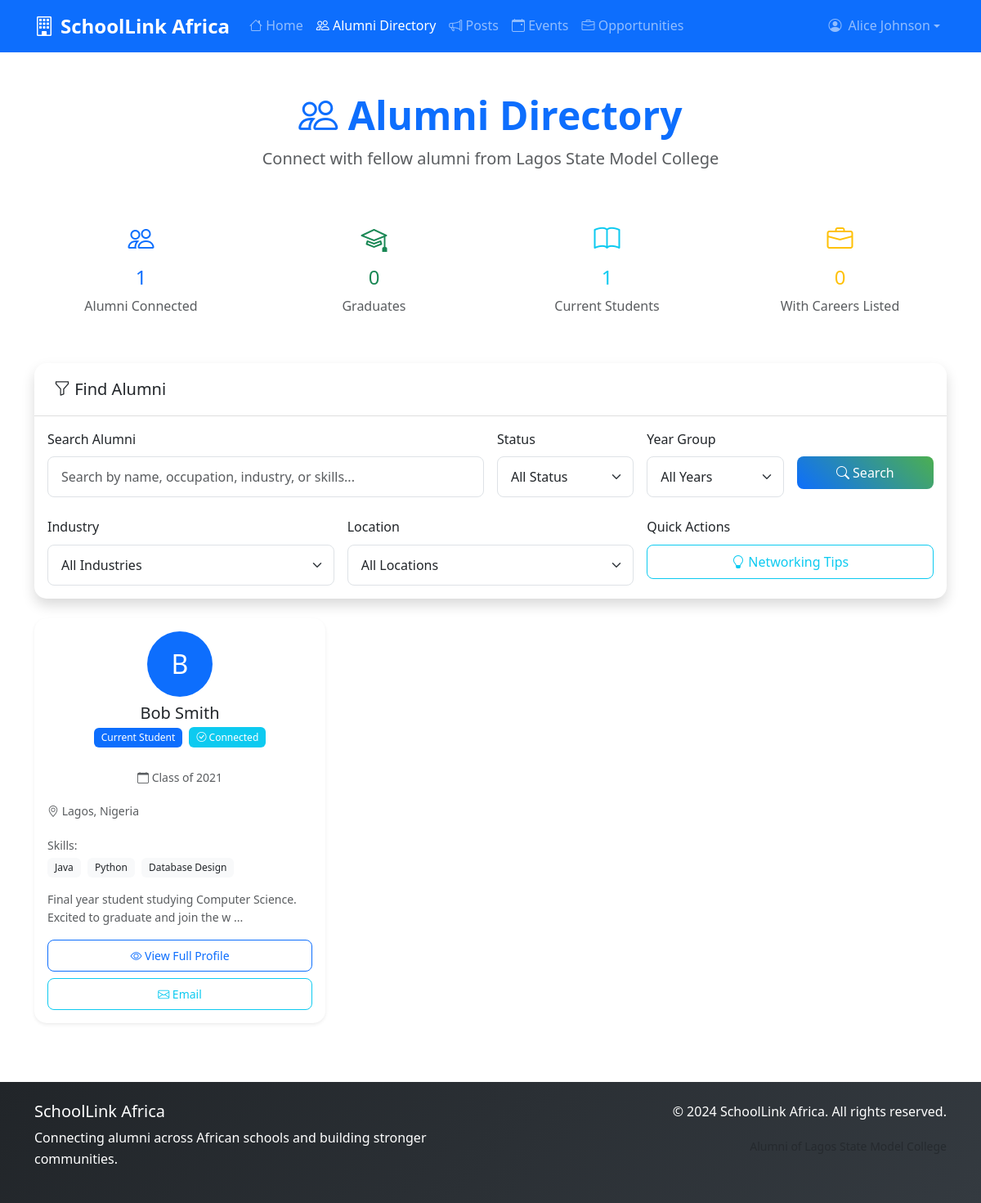
The page /user/directory.php (signed in) on the database its author committed.
### tables this page shows
CREATE TABLE users (
    id INT AUTO_INCREMENT PRIMARY KEY,
    name VARCHAR(100) NOT NULL,
    email VARCHAR(100) UNIQUE NOT NULL,
    password VARCHAR(255) NOT NULL,
    role ENUM('super_admin', 'school_admin', 'student') NOT NULL DEFAULT 'student',
    school_id INT NULL,
    year_group VARCHAR(20) NULL,
    graduation_year VARCHAR(4) NULL,
    status ENUM('Graduated', 'Left', 'Current Student') NULL,
    student_id VARCHAR(50) NULL,
    current_occupation VARCHAR(200) NULL,
    industry VARCHAR(100) NULL,
    location VARCHAR(100) NULL,
    bio TEXT NULL,
    linkedin_profile VARCHAR(255) NULL,
    website VARCHAR(255) NULL,
    phone VARCHAR(20) NULL,
    skills TEXT NULL,
    interests TEXT NULL,
    approved BOOLEAN DEFAULT FALSE,
    profile_photo VARCHAR(255) NULL,
    reset_token VARCHAR(64) NULL,
    reset_token_expires DATETIME NULL,
    created_at TIMESTAMP DEFAULT CURRENT_TIMESTAMP,
    updated_at TIMESTAMP DEFAULT CURRENT_TIMESTAMP ON UPDATE CURRENT_TIMESTAMP,
    INDEX idx_email (email),
    INDEX idx_school_id (school_id),
    INDEX idx_role (role),
    INDEX idx_approved (approved)
);

CREATE TABLE schools (
    id INT AUTO_INCREMENT PRIMARY KEY,
    name VARCHAR(200) NOT NULL,
    location VARCHAR(200) NOT NULL,
    logo VARCHAR(255) NULL,
    contact_email VARCHAR(100) NOT NULL,
    website VARCHAR(255) NULL,
    description TEXT NULL,
    approved BOOLEAN DEFAULT FALSE,
    status ENUM('active', 'suspended') DEFAULT 'active',
    created_at TIMESTAMP DEFAULT CURRENT_TIMESTAMP,
    updated_at TIMESTAMP DEFAULT CURRENT_TIMESTAMP ON UPDATE CURRENT_TIMESTAMP,
    INDEX idx_approved (approved),
    INDEX idx_status (status)
);

### user/directory.php (the view, shortened to what the rows shown need)
<?php
require_once '../includes/auth.php';
require_once '../includes/functions.php';
$user = getCurrentUser();
$db = getDB();
$school = getSchoolInfo($user['school_id']);
$status_filter = $_GET['status'] ?? '';
$year_filter = $_GET['year'] ?? '';
$search_query = $_GET['search'] ?? '';
$members = [];
if ($db) {
    try {
        $where_conditions = ["u.school_id = ?", "u.approved = 1", "u.role = 'student'", "u.id != ?"];
        $params = [$user['school_id'], $user['id']];
        $where_clause = implode(" AND ", $where_conditions);
        $page = max(1, intval($_GET['page'] ?? 1));
        $per_page = 12;
        $offset = ($page - 1) * $per_page;
        $sql = "
            SELECT u.id, u.name, u.email, u.profile_photo, u.year_group, u.status,
                   u.current_occupation, u.industry, u.location, u.bio, u.linkedin_profile,
                   u.skills, u.interests, DATE(u.created_at) as join_date,
                   COALESCE(c1.status, c2.status) as connection_status,
                   CASE
                       WHEN c1.user_id = ? THEN 'outgoing'
                       WHEN c2.user_id = u.id THEN 'incoming'
                       ELSE NULL
                   END as connection_direction
            FROM users u
            LEFT JOIN connections c1 ON (c1.user_id = ? AND c1.connected_user_id = u.id)
            LEFT JOIN connections c2 ON (c2.user_id = u.id AND c2.connected_user_id = ?)
            WHERE $where_clause
            ORDER BY u.name ASC
            LIMIT $per_page OFFSET $offset
        ";
        $stmt = $db->prepare($sql);
        $stmt->execute(array_merge([$user['id'], $user['id'], $user['id']], $params));
        $members = $stmt->fetchAll();
    } catch (PDOException $e) {
        error_log("Members fetch error: " . $e->getMessage());
    }
}
?>
<!DOCTYPE html>
<html lang="en">
<head>
    <link href="https://cdn.jsdelivr.net/npm/bootstrap@5.3.0/dist/css/bootstrap.min.css" rel="stylesheet">
    <link href="https://cdn.jsdelivr.net/npm/bootstrap-icons@1.10.0/font/bootstrap-icons.css" rel="stylesheet">
    <link href="../assets/css/style.css" rel="stylesheet">
</head>
<body>
    <nav class="navbar navbar-expand-lg navbar-dark bg-primary">
        <div class="container">
            <div class="collapse navbar-collapse" id="navbarNav">
                <ul class="navbar-nav">
                    <li class="nav-item dropdown">
                        <a class="nav-link dropdown-toggle d-flex align-items-center" href="#"
                           id="navbarDropdown" role="button" data-bs-toggle="dropdown">
                            <?php if (!empty($user['profile_photo'])): ?>
                                <img src="../uploads/profiles/<?php echo htmlspecialchars($user['profile_photo']); ?>"
                                     alt="Profile" class="rounded-circle me-2"
                                     style="width: 30px; height: 30px; object-fit: cover;">
                            <?php else: ?>
                                <i class="bi bi-person-circle me-2"></i>
                            <?php endif; ?>
                            <?php echo htmlspecialchars($user['name']); ?>
                        </a>
                    </li>
                </ul>
            </div>
        </div>
    </nav>
    <div class="container my-5">
        <div class="row mb-4">
            <div class="col-12">
                <div class="text-center">
                    <h1 class="display-5 fw-bold text-primary">
                        <i class="bi bi-people"></i> Alumni Directory
                    </h1>
                    <p class="lead text-muted">
                        Connect with fellow alumni from <?php echo htmlspecialchars($school['name']); ?>
                    </p>
                </div>
            </div>
        </div>
        <div class="row mb-4">
            <div class="col-lg-3 col-md-6 mb-3">
                <div class="card border-warning h-100">
                    <div class="card-body text-center">
                        <i class="bi bi-briefcase text-warning" style="font-size: 2rem;"></i>
                        <h4 class="mt-2 text-warning"><?php echo count(array_filter($members, function($m) { return !empty($m['current_occupation']); })); ?></h4>
                        <p class="text-muted mb-0">With Careers Listed</p>
                    </div>
                </div>
            </div>
        </div>
        <div class="row">
            <?php if (empty($members)): ?>
                <div class="col-12">
                    <div class="card shadow">
                        <div class="card-body text-center py-5">
                            <i class="bi bi-people text-muted" style="font-size: 4rem;"></i>
                            <h4 class="mt-3 text-muted">No Alumni Found</h4>
                            <p class="text-muted">
                                <?php if (!empty($search_query) || !empty($status_filter) || !empty($year_filter)): ?>
                                    No alumni match your search criteria. Try adjusting your filters.
                                <?php else: ?>
                                    There are no other alumni registered yet. Be the first to connect!
                                <?php endif; ?>
                            </p>
                            <?php if (empty($search_query) && empty($status_filter) && empty($year_filter)): ?>
                                <a href="../register.php" class="btn btn-primary mt-2">
                                    <i class="bi bi-person-plus"></i> Invite Alumni
                                </a>
                            <?php endif; ?>
                        </div>
                    </div>
                </div>
            <?php else: ?>
                <?php foreach ($members as $member): ?>
                    <div class="col-lg-4 col-md-6 mb-4">
                        <div class="card h-100 shadow-sm alumni-card">
                            <div class="card-body">
                                <div class="text-center mb-3">
                                    <?php if (!empty($member['profile_photo'])): ?>
                                        <img src="../uploads/profiles/<?php echo htmlspecialchars($member['profile_photo']); ?>"
                                             alt="Profile" class="rounded-circle mb-2"
                                             style="width: 80px; height: 80px; object-fit: cover;">
                                    <?php else: ?>
                                        <div class="bg-primary text-white rounded-circle d-inline-flex align-items-center justify-content-center mb-2"
                                             style="width: 80px; height: 80px; font-size: 2rem;">
                                            <?php echo strtoupper(substr($member['name'], 0, 1)); ?>
                                        </div>
                                    <?php endif; ?>
                                    <h5 class="card-title mb-1"><?php echo htmlspecialchars($member['name']); ?></h5>
                                    <?php
                                    $statusColors = [
                                        'Graduated' => 'success',
                                        'Current Student' => 'primary',
                                        'Left' => 'warning'
                                    ];
                                    $color = $statusColors[$member['status']] ?? 'secondary';
                                    ?>
                                    <span class="badge bg-<?php echo $color; ?> mb-2">
                                        <?php echo htmlspecialchars($member['status']); ?>
                                    </span>
                                    <?php if ($member['connection_status']): ?>
                                        <span class="badge bg-info ms-1">
                                            <?php if ($member['connection_status'] === 'accepted'): ?>
                                                <i class="bi bi-check-circle"></i> Connected
                                            <?php elseif ($member['connection_status'] === 'pending' && $member['connection_direction'] === 'outgoing'): ?>
                                                <i class="bi bi-clock"></i> Request Sent
                                            <?php elseif ($member['connection_status'] === 'pending' && $member['connection_direction'] === 'incoming'): ?>
                                                <i class="bi bi-exclamation-circle"></i> Pending Response
                                            <?php endif; ?>
                                        </span>
                                    <?php endif; ?>
                                </div>
                                <div class="text-center mb-3">
                                    <small class="text-muted">
                                        <i class="bi bi-calendar"></i> Class of <?php echo htmlspecialchars($member['year_group'] ?? 'N/A'); ?>
                                    </small>
                                </div>
                                <div class="mb-3">
                                    <?php if (!empty($member['location'])): ?>
                                        <div class="mb-1">
                                            <small class="text-muted">
                                                <i class="bi bi-geo-alt"></i> <?php echo htmlspecialchars($member['location']); ?>
                                            </small>
                                        </div>
                                    <?php endif; ?>
                                </div>
                                <?php if ($member['skills']): ?>
                                    <div class="mb-3">
                                        <small class="text-muted">Skills:</small>
                                        <div>
                                            <?php
                                            $skills = explode(',', $member['skills']);
                                            $displaySkills = array_slice($skills, 0, 3);
                                            foreach ($displaySkills as $skill):
                                            ?>
                                                <span class="badge bg-light text-dark me-1"><?php echo htmlspecialchars(trim($skill)); ?></span>
                                            <?php endforeach; ?>
                                        </div>
                                    </div>
                                <?php endif; ?>
                                <?php if (!empty($member['bio'])): ?>
                                    <p class="text-muted small mb-2">
                                        <?php echo htmlspecialchars(substr($member['bio'], 0, 80)); ?>
                                        <?php if (strlen($member['bio']) > 80): ?>...<?php endif; ?>
                                    </p>
                                <?php endif; ?>
                                <div class="d-grid gap-2 mt-3">
                                    <button type="button" class="btn btn-outline-primary btn-sm"
                                            onclick="viewAlumni(<?php echo $member['id']; ?>)"
                                            data-bs-toggle="modal" data-bs-target="#alumniModal">
                                        <i class="bi bi-eye"></i> View Full Profile
                                    </button>
                                    <div class="btn-group" role="group">
                                        <a href="mailto:<?php echo htmlspecialchars($member['email']); ?>"
                                           class="btn btn-outline-info btn-sm">
                                            <i class="bi bi-envelope"></i> Email
                                        </a>
                                    </div>
                                </div>
                            </div>
                        </div>
                    </div>
                <?php endforeach; ?>
            <?php endif; ?>
        </div>
    </div>
</body>
</html>

### rows shown on the page
users: name "Alice Johnson"
schools: name "Lagos State Model College"
users: current_occupation "0", name "B", name "Bob Smith", status "Current Student", year_group "2021", location "Lagos, Nigeria", skills "Java", skills "Python", skills "Database Design", bio "Final year student studying Computer Science. Excited to graduate and join the w"

### other values the page prints
$stats['total'] "1"
$stats['graduated'] "0"
$stats['current'] "1"
